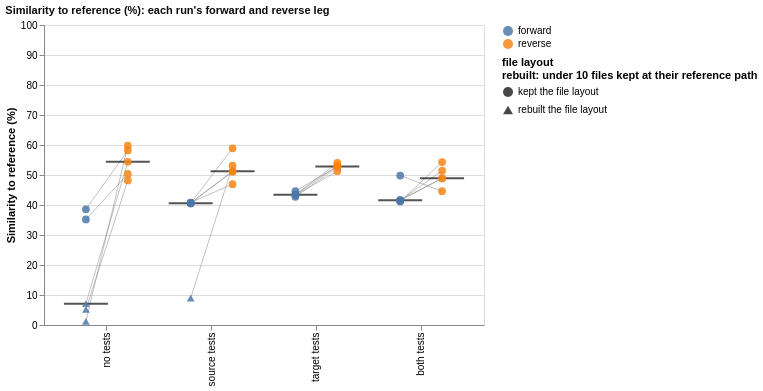

Write the Vega-Lite specification saved for this chart.
### Vega-Lite specification from a JSON file in a GitHub repository (floating-point values rounded to 4 significant figures)
{"config": {"view": {"continuousWidth": 300, "continuousHeight": 300}}, "layer": [{"mark": {"type": "line", "color": "grey", "opacity": 0.7, "strokeWidth": 0.7}, "encoding": {"detail": {"field": "forward_run_id", "type": "nominal"}, "x": {"field": "condition", "sort": ["no tests", "source tests", "target tests", "both tests"], "title": null, "type": "nominal"}, "xOffset": {"field": "leg", "scale": {"domain": ["forward", "reverse"]}, "title": null, "type": "nominal"}, "y": {"field": "value", "scale": {"domain": [0, 100], "nice": false}, "title": "Similarity to reference (%)", "type": "quantitative"}}}, {"mark": {"type": "tick", "color": "#0b0b0b", "opacity": 0.7, "size": 44, "thickness": 2}, "encoding": {"x": {"field": "condition", "sort": ["no tests", "source tests", "target tests", "both tests"], "title": null, "type": "nominal"}, "xOffset": {"field": "leg", "scale": {"domain": ["forward", "reverse"]}, "title": null, "type": "nominal"}, "y": {"aggregate": "median", "field": "value", "scale": {"domain": [0, 100], "nice": false}, "title": "Similarity to reference (%)", "type": "quantitative"}}}, {"mark": {"type": "point", "filled": true, "opacity": 0.85, "size": 60}, "encoding": {"color": {"field": "leg", "scale": {"domain": ["forward", "reverse"]}, "title": null, "type": "nominal"}, "shape": {"field": "layout", "legend": {"labelLimit": 220, "title": ["file layout", "rebuilt: under 10 files kept at their reference path"], "titleLimit": 260}, "scale": {"domain": ["kept the file layout", "rebuilt the file layout"], "range": ["circle", "triangle-up"]}, "type": "nominal"}, "tooltip": [{"field": "port", "title": "forward run", "type": "nominal"}, {"field": "condition", "title": "forward condition", "type": "nominal"}, {"field": "forward", "format": ".2f", "title": "forward", "type": "quantitative"}, {"field": "reverse", "format": ".2f", "title": "reverse", "type": "quantitative"}, {"field": "layout", "title": "file layout", "type": "nominal"}], "x": {"field": "condition", "sort": ["no tests", "source tests", "target tests", "both tests"], "title": null, "type": "nominal"}, "xOffset": {"field": "leg", "scale": {"domain": ["forward", "reverse"]}, "title": null, "type": "nominal"}, "y": {"field": "value", "scale": {"domain": [0, 100], "nice": false}, "title": "Similarity to reference (%)", "type": "quantitative"}}}], "data": {"name": "data-2ef999275c011eeb8228735f068f31b3"}, "height": 300, "title": {"text": "Similarity to reference (%): each run's forward and reverse leg", "anchor": "start", "color": "#0b0b0b", "fontSize": 11}, "width": 440, "$schema": "https://vega.github.io/schema/vega-lite/v6.4.1.json", "datasets": {"data-2ef999275c011eeb8228735f068f31b3": [{"forward_run_id": "20260909T005215Z_9a3e20fe", "condition": "no tests", "reverse": 54.39, "reverse_layout": "kept the file layout", "forward": 7.121, "forward_layout": "rebuilt the file layout", "port": "9a3e20fe", "leg": "forward", "value": 7.121, "layout": "rebuilt the file layout"}, {"forward_run_id": "20260909T024849Z_b96078c6", "condition": "no tests", "reverse": 50.37, "reverse_layout": "kept the file layout", "forward": 35.17, "forward_layout": "kept the file layout", "port": "b96078c6", "leg": "forward", "value": 35.17, "layout": "kept the file layout"}, {"forward_run_id": "20260909T130706Z_31ac2789", "condition": "no tests", "reverse": 48.19, "reverse_layout": "kept the file layout", "forward": 5.162, "forward_layout": "rebuilt the file layout", "port": "31ac2789", "leg": "forward", "value": 5.162, "layout": "rebuilt the file layout"}, {"forward_run_id": "20260909T151143Z_170b737d", "condition": "no tests", "reverse": 59.77, "reverse_layout": "kept the file layout", "forward": 1.193, "forward_layout": "rebuilt the file layout", "port": "170b737d", "leg": "forward", "value": 1.193, "layout": "rebuilt the file layout"}, {"forward_run_id": "20260909T182714Z_2643e4be", "condition": "no tests", "reverse": 58.2, "reverse_layout": "kept the file layout", "forward": 38.58, "forward_layout": "kept the file layout", "port": "2643e4be", "leg": "forward", "value": 38.58, "layout": "kept the file layout"}, {"forward_run_id": "20260909T002206Z_273cf6b9", "condition": "source tests", "reverse": 58.91, "reverse_layout": "kept the file layout", "forward": 40.56, "forward_layout": "kept the file layout", "port": "273cf6b9", "leg": "forward", "value": 40.56, "layout": "kept the file layout"}, {"forward_run_id": "20260909T022216Z_19e0fe30", "condition": "source tests", "reverse": 51.25, "reverse_layout": "kept the file layout", "forward": 40.73, "forward_layout": "kept the file layout", "port": "19e0fe30", "leg": "forward", "value": 40.73, "layout": "kept the file layout"}, {"forward_run_id": "20260909T124157Z_4ee67ba2", "condition": "source tests", "reverse": 51.1, "reverse_layout": "kept the file layout", "forward": 40.54, "forward_layout": "kept the file layout", "port": "4ee67ba2", "leg": "forward", "value": 40.54, "layout": "kept the file layout"}, {"forward_run_id": "20260909T144331Z_5b46f630", "condition": "source tests", "reverse": 53.09, "reverse_layout": "kept the file layout", "forward": 8.981, "forward_layout": "rebuilt the file layout", "port": "5b46f630", "leg": "forward", "value": 8.981, "layout": "rebuilt the file layout"}, {"forward_run_id": "20260909T180307Z_280f3890", "condition": "source tests", "reverse": 46.95, "reverse_layout": "kept the file layout", "forward": 40.82, "forward_layout": "kept the file layout", "port": "280f3890", "leg": "forward", "value": 40.82, "layout": "kept the file layout"}, {"forward_run_id": "20260909T004354Z_a47a3057", "condition": "target tests", "reverse": 54.0, "reverse_layout": "kept the file layout", "forward": 43.44, "forward_layout": "kept the file layout", "port": "a47a3057", "leg": "forward", "value": 43.44, "layout": "kept the file layout"}, {"forward_run_id": "20260909T023701Z_e94dca40", "condition": "target tests", "reverse": 52.87, "reverse_layout": "kept the file layout", "forward": 44.62, "forward_layout": "kept the file layout", "port": "e94dca40", "leg": "forward", "value": 44.62, "layout": "kept the file layout"}, {"forward_run_id": "20260909T125752Z_09b2c811", "condition": "target tests", "reverse": 51.25, "reverse_layout": "kept the file layout", "forward": 43.31, "forward_layout": "kept the file layout", "port": "09b2c811", "leg": "forward", "value": 43.31, "layout": "kept the file layout"}, {"forward_run_id": "20260909T150124Z_a7cd2ee9", "condition": "target tests", "reverse": 52.58, "reverse_layout": "kept the file layout", "forward": 42.73, "forward_layout": "kept the file layout", "port": "a7cd2ee9", "leg": "forward", "value": 42.73, "layout": "kept the file layout"}, {"forward_run_id": "20260909T181751Z_00b43b48", "condition": "target tests", "reverse": 53.03, "reverse_layout": "kept the file layout", "forward": 43.42, "forward_layout": "kept the file layout", "port": "00b43b48", "leg": "forward", "value": 43.42, "layout": "kept the file layout"}, {"forward_run_id": "20260909T001426Z_1c28aa33", "condition": "both tests", "reverse": 54.3, "reverse_layout": "kept the file layout", "forward": 41.13, "forward_layout": "kept the file layout", "port": "1c28aa33", "leg": "forward", "value": 41.13, "layout": "kept the file layout"}, {"forward_run_id": "20260909T020947Z_ffb57550", "condition": "both tests", "reverse": 51.42, "reverse_layout": "kept the file layout", "forward": 41.5, "forward_layout": "kept the file layout", "port": "ffb57550", "leg": "forward", "value": 41.5, "layout": "kept the file layout"}, {"forward_run_id": "20260909T123239Z_5982b634", "condition": "both tests", "reverse": 44.59, "reverse_layout": "kept the file layout", "forward": 49.82, "forward_layout": "kept the file layout", "port": "5982b634", "leg": "forward", "value": 49.82, "layout": "kept the file layout"}, {"forward_run_id": "20260909T142951Z_4ff7cdec", "condition": "both tests", "reverse": 48.89, "reverse_layout": "kept the file layout", "forward": 41.61, "forward_layout": "kept the file layout", "port": "4ff7cdec", "leg": "forward", "value": 41.61, "layout": "kept the file layout"}, {"forward_run_id": "20260909T175143Z_62b61540", "condition": "both tests", "reverse": 48.89, "reverse_layout": "kept the file layout", "forward": 41.55, "forward_layout": "kept the file layout", "port": "62b61540", "leg": "forward", "value": 41.55, "layout": "kept the file layout"}, {"forward_run_id": "20260909T005215Z_9a3e20fe", "condition": "no tests", "reverse": 54.39, "reverse_layout": "kept the file layout", "forward": 7.121, "forward_layout": "rebuilt the file layout", "port": "9a3e20fe", "leg": "reverse", "value": 54.39, "layout": "kept the file layout"}, {"forward_run_id": "20260909T024849Z_b96078c6", "condition": "no tests", "reverse": 50.37, "reverse_layout": "kept the file layout", "forward": 35.17, "forward_layout": "kept the file layout", "port": "b96078c6", "leg": "reverse", "value": 50.37, "layout": "kept the file layout"}, {"forward_run_id": "20260909T130706Z_31ac2789", "condition": "no tests", "reverse": 48.19, "reverse_layout": "kept the file layout", "forward": 5.162, "forward_layout": "rebuilt the file layout", "port": "31ac2789", "leg": "reverse", "value": 48.19, "layout": "kept the file layout"}, {"forward_run_id": "20260909T151143Z_170b737d", "condition": "no tests", "reverse": 59.77, "reverse_layout": "kept the file layout", "forward": 1.193, "forward_layout": "rebuilt the file layout", "port": "170b737d", "leg": "reverse", "value": 59.77, "layout": "kept the file layout"}, {"forward_run_id": "20260909T182714Z_2643e4be", "condition": "no tests", "reverse": 58.2, "reverse_layout": "kept the file layout", "forward": 38.58, "forward_layout": "kept the file layout", "port": "2643e4be", "leg": "reverse", "value": 58.2, "layout": "kept the file layout"}, {"forward_run_id": "20260909T002206Z_273cf6b9", "condition": "source tests", "reverse": 58.91, "reverse_layout": "kept the file layout", "forward": 40.56, "forward_layout": "kept the file layout", "port": "273cf6b9", "leg": "reverse", "value": 58.91, "layout": "kept the file layout"}, {"forward_run_id": "20260909T022216Z_19e0fe30", "condition": "source tests", "reverse": 51.25, "reverse_layout": "kept the file layout", "forward": 40.73, "forward_layout": "kept the file layout", "port": "19e0fe30", "leg": "reverse", "value": 51.25, "layout": "kept the file layout"}, {"forward_run_id": "20260909T124157Z_4ee67ba2", "condition": "source tests", "reverse": 51.1, "reverse_layout": "kept the file layout", "forward": 40.54, "forward_layout": "kept the file layout", "port": "4ee67ba2", "leg": "reverse", "value": 51.1, "layout": "kept the file layout"}, {"forward_run_id": "20260909T144331Z_5b46f630", "condition": "source tests", "reverse": 53.09, "reverse_layout": "kept the file layout", "forward": 8.981, "forward_layout": "rebuilt the file layout", "port": "5b46f630", "leg": "reverse", "value": 53.09, "layout": "kept the file layout"}, {"forward_run_id": "20260909T180307Z_280f3890", "condition": "source tests", "reverse": 46.95, "reverse_layout": "kept the file layout", "forward": 40.82, "forward_layout": "kept the file layout", "port": "280f3890", "leg": "reverse", "value": 46.95, "layout": "kept the file layout"}, {"forward_run_id": "20260909T004354Z_a47a3057", "condition": "target tests", "reverse": 54.0, "reverse_layout": "kept the file layout", "forward": 43.44, "forward_layout": "kept the file layout", "port": "a47a3057", "leg": "reverse", "value": 54.0, "layout": "kept the file layout"}, {"forward_run_id": "20260909T023701Z_e94dca40", "condition": "target tests", "reverse": 52.87, "reverse_layout": "kept the file layout", "forward": 44.62, "forward_layout": "kept the file layout", "port": "e94dca40", "leg": "reverse", "value": 52.87, "layout": "kept the file layout"}, {"forward_run_id": "20260909T125752Z_09b2c811", "condition": "target tests", "reverse": 51.25, "reverse_layout": "kept the file layout", "forward": 43.31, "forward_layout": "kept the file layout", "port": "09b2c811", "leg": "reverse", "value": 51.25, "layout": "kept the file layout"}, {"forward_run_id": "20260909T150124Z_a7cd2ee9", "condition": "target tests", "reverse": 52.58, "reverse_layout": "kept the file layout", "forward": 42.73, "forward_layout": "kept the file layout", "port": "a7cd2ee9", "leg": "reverse", "value": 52.58, "layout": "kept the file layout"}, {"forward_run_id": "20260909T181751Z_00b43b48", "condition": "target tests", "reverse": 53.03, "reverse_layout": "kept the file layout", "forward": 43.42, "forward_layout": "kept the file layout", "port": "00b43b48", "leg": "reverse", "value": 53.03, "layout": "kept the file layout"}, {"forward_run_id": "20260909T001426Z_1c28aa33", "condition": "both tests", "reverse": 54.3, "reverse_layout": "kept the file layout", "forward": 41.13, "forward_layout": "kept the file layout", "port": "1c28aa33", "leg": "reverse", "value": 54.3, "layout": "kept the file layout"}, {"forward_run_id": "20260909T020947Z_ffb57550", "condition": "both tests", "reverse": 51.42, "reverse_layout": "kept the file layout", "forward": 41.5, "forward_layout": "kept the file layout", "port": "ffb57550", "leg": "reverse", "value": 51.42, "layout": "kept the file layout"}, {"forward_run_id": "20260909T123239Z_5982b634", "condition": "both tests", "reverse": 44.59, "reverse_layout": "kept the file layout", "forward": 49.82, "forward_layout": "kept the file layout", "port": "5982b634", "leg": "reverse", "value": 44.59, "layout": "kept the file layout"}, {"forward_run_id": "20260909T142951Z_4ff7cdec", "condition": "both tests", "reverse": 48.89, "reverse_layout": "kept the file layout", "forward": 41.61, "forward_layout": "kept the file layout", "port": "4ff7cdec", "leg": "reverse", "value": 48.89, "layout": "kept the file layout"}, {"forward_run_id": "20260909T175143Z_62b61540", "condition": "both tests", "reverse": 48.89, "reverse_layout": "kept the file layout", "forward": 41.55, "forward_layout": "kept the file layout", "port": "62b61540", "leg": "reverse", "value": 48.89, "layout": "kept the file layout"}]}}
